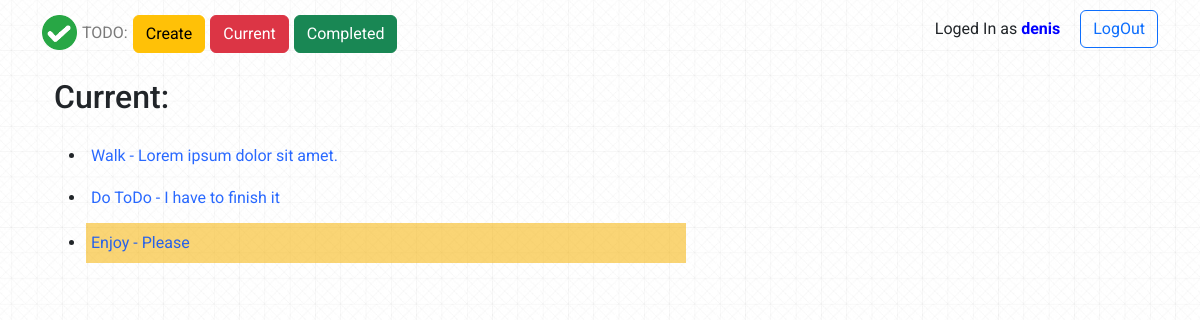
/current/ (signed in), run on the app's committed database.
### todo/models.py (models this page shows, shortened)
class ToDo(models.Model):
    title = models.CharField(max_length=100)
    memo = models.TextField(blank=True)
    date = models.DateTimeField(auto_now_add=True)
    date_completed = models.DateTimeField(null=True, blank=True)
    important = models.BooleanField(default=False)
    user = models.ForeignKey(User, on_delete=models.CASCADE)

### todo/views.py (the view)
# urls.py: path('current/', views.currenttodos, name = 'currenttodos'),
@login_required
def currenttodos(request):
    todos = ToDo.objects.filter(user=request.user, date_completed__isnull=True)
    return render(request, 'todo/currenttodos.html', {'todos':todos})

### todo/templates/todo/currenttodos.html
{% extends 'todo/base.html' %}
{% block content %}
<div class="container">
    <div class="current-header">
        <h2>Current:</h2>
    </div>
    <div class="current-viewtodo">
        <ul>
            {% for todo in todos %}
            <li>
                <a href="{% url 'viewtodo' todo.id %}">
                    {% if todo.important %}<div class="current-important">{{ todo.title }} {% if todo.memo %} - {{ todo.memo }} </div> {% endif %} {% endif %}
                    {% if not todo.important %}<div class="current-not-imortant"> {{ todo.title }} {% if todo.memo %} - {{ todo.memo }} </div> {% endif %} {% endif %}
                </a>
            </li>
            {% endfor %}
        </ul>
    </div>
</div>
{% endblock %}

### todo/templates/todo/base.html (shortened to what this page needs)
{% load static %}
<!doctype html>
<html lang="en">
  <head>
    <link href="https://cdn.jsdelivr.net/npm/bootstrap@5.2.0-beta1/dist/css/bootstrap.min.css" rel="stylesheet">
    <link rel="stylesheet" href="{% static 'css/style.css'%}">
  </head>
  <body>
    <div class="header">
        <div class="container">
            <nav>
                <div class="menu col-md-8">
                    <div class="menu_btn">
                        <a class="logo-ref" href="/">
                            <img src="{% static 'img/Logo.png' %}" width="35" height="35" class="d-inline-block align-top" alt="Logo">
                            <div class="logo_title">TODO:</div>
                        </a>
                        <a href="{% url 'createtodo' %}">
                            <button type="button" class="btn btn-warning">Create</button>
                        </a>
                        <a href="{% url 'currenttodos' %}">
                            <button type="button" class="btn btn-danger">Current</button>
                        </a>
                        <a href="{% url 'completedtodos' %}">
                            <button type="button" class="btn btn-success">Completed</button>
                        </a>
                    </div>
                </div>
                <div class="logout col-md-4">
                    {% if user.is_authenticated  %}
                    <div class="user_name_loggin">Loged In as <span>{{ user.username }}</span></div>
                    <form  action="{% url 'logoutuser' %}" method="POST">
                    <button type="submit" class="btn btn-outline-primary">LogOut</button>
                    </form>
                    {% endif %}
                </div>
            </nav>
        </div>
    </div>
    <div class="container">
        {% block content %}{% endblock %}
    </div>
  </body>
</html>

### static/css/style.css (style rules this page uses)
body { font-family: Roboto; background: url('../img/bg_middle.jpg') center center/ cover repeat; }
nav { margin-top: 10px; display: flex; }
.menu { display: flex; align-content: center; padding: 5px 0 5px 0; }
.menu .menu_btn { display: flex; }
.menu .logo-ref { display: flex; }
.menu a { margin-right: 5px; text-decoration: none; }
.menu .menu_btn .logo_title { color:rgb(122, 122, 122); text-align: center; line-height: 36px; }
.menu .menu_btn img { margin-right: 5px; }
.logout { display: flex; justify-content: right; align-content: center; }
.logout .user_name_loggin { margin-right: 20px; padding: 7px 0 5px 0; }
.logout .user_name_loggin span { color: blue; font-weight: bold; }
.current-header { margin-top: 20px; }
.current-viewtodo { margin-top: 20px; }
.current-important { margin-top: 3px; background-color: rgba(247, 180, 10, 0.562); padding: 8px 0 10px 5px; height: 40px; width: 600px; }
.current-viewtodo a { text-decoration: none; color:rgba(0, 76, 255, 0.841) }
.current-not-imortant { background-color: none; padding: 8px 0 10px 5px; }

### data on the page
ToDo: title "Walk", memo "Lorem ipsum dolor sit amet."
ToDo: title "Do ToDo", memo "I have to finish it"
ToDo: title "Enjoy", memo "Please"

### other printed values
{{ user.username }} "denis"
